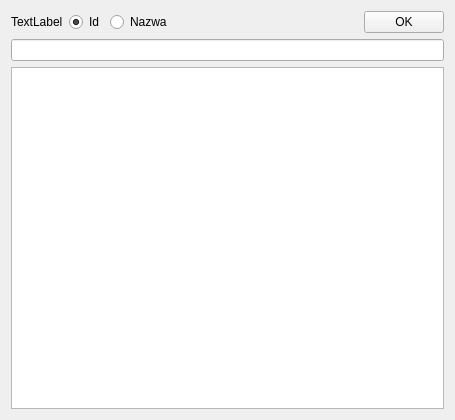
<?xml version="1.0" encoding="UTF-8"?>
<ui version="4.0">
 <class>SzukajTowaru</class>
 <widget class="QWidget" name="SzukajTowaru">
  <property name="geometry">
   <rect>
    <x>0</x>
    <y>0</y>
    <width>455</width>
    <height>420</height>
   </rect>
  </property>
  <property name="windowTitle">
   <string>Form</string>
  </property>
  <layout class="QVBoxLayout" name="verticalLayout">
   <item>
    <layout class="QHBoxLayout" name="horizontalLayout">
     <item>
      <widget class="QLabel" name="label">
       <property name="text">
        <string>TextLabel</string>
       </property>
      </widget>
     </item>
     <item>
      <widget class="QRadioButton" name="radioButton_id">
       <property name="text">
        <string>Id</string>
       </property>
       <property name="checked">
        <bool>true</bool>
       </property>
      </widget>
     </item>
     <item>
      <widget class="QRadioButton" name="radioButton_name">
       <property name="text">
        <string>Nazwa</string>
       </property>
      </widget>
     </item>
     <item>
      <spacer name="horizontalSpacer">
       <property name="orientation">
        <enum>Qt::Horizontal</enum>
       </property>
       <property name="sizeHint" stdset="0">
        <size>
         <width>40</width>
         <height>20</height>
        </size>
       </property>
      </spacer>
     </item>
     <item>
      <widget class="QPushButton" name="pushButton_close">
       <property name="text">
        <string>OK</string>
       </property>
      </widget>
     </item>
    </layout>
   </item>
   <item>
    <widget class="QLineEdit" name="lineEdit"/>
   </item>
   <item>
    <widget class="QTableView" name="tableView"/>
   </item>
  </layout>
 </widget>
 <resources/>
 <connections/>
</ui>
